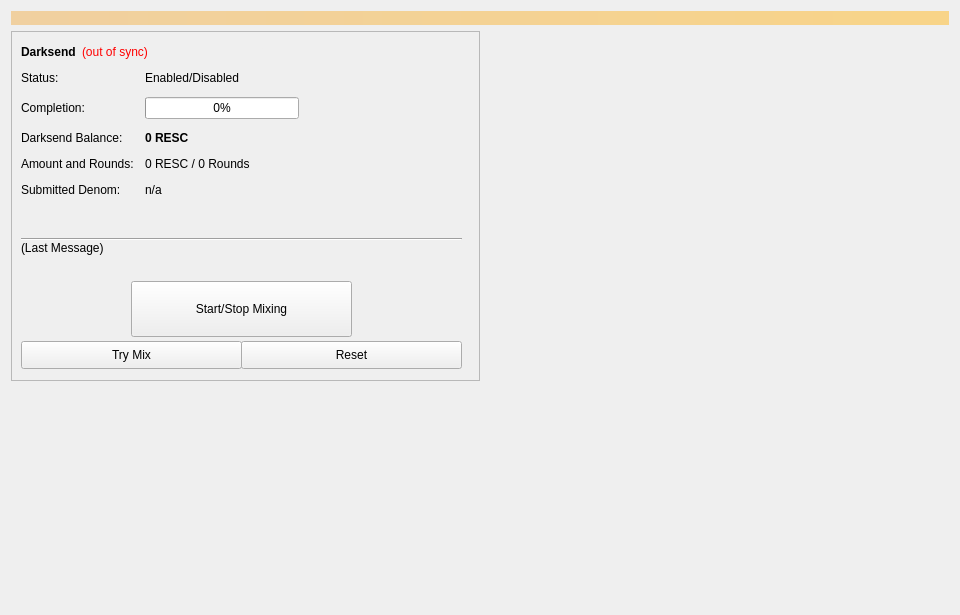
<?xml version="1.0" encoding="UTF-8"?>
<ui version="4.0">
 <class>Coinmix</class>
 <widget class="QWidget" name="Coinmix">
  <property name="geometry">
   <rect>
    <x>0</x>
    <y>0</y>
    <width>960</width>
    <height>615</height>
   </rect>
  </property>
  <property name="minimumSize">
   <size>
    <width>960</width>
    <height>0</height>
   </size>
  </property>
  <property name="windowTitle">
   <string>Form</string>
  </property>
  <layout class="QVBoxLayout" name="topLayout">
   <item>
    <widget class="QLabel" name="labelAlerts">
     <property name="visible">
      <bool>false</bool>
     </property>
     <property name="styleSheet">
      <string notr="true">background-color: qlineargradient(x1: 0, y1: 0, x2: 1, y2: 0, stop:0 #F0D0A0, stop:1 #F8D488); color:#000000;</string>
     </property>
     <property name="wordWrap">
      <bool>true</bool>
     </property>
     <property name="margin">
      <number>3</number>
     </property>
    </widget>
   </item>
   <item>
    <layout class="QHBoxLayout" name="horizontalLayout" stretch="1,1">
     <item>
      <layout class="QVBoxLayout" name="verticalLayout_2">
       <item>
        <widget class="QFrame" name="frameDarksend">
         <property name="minimumSize">
          <size>
           <width>0</width>
           <height>350</height>
          </size>
         </property>
         <property name="layoutDirection">
          <enum>Qt::LeftToRight</enum>
         </property>
         <property name="frameShape">
          <enum>QFrame::StyledPanel</enum>
         </property>
         <property name="frameShadow">
          <enum>QFrame::Raised</enum>
         </property>
         <widget class="QWidget" name="formLayoutWidget">
          <property name="geometry">
           <rect>
            <x>10</x>
            <y>40</y>
            <width>451</width>
            <height>161</height>
           </rect>
          </property>
          <layout class="QFormLayout" name="formLayout">
           <property name="fieldGrowthPolicy">
            <enum>QFormLayout::AllNonFixedFieldsGrow</enum>
           </property>
           <property name="horizontalSpacing">
            <number>11</number>
           </property>
           <property name="verticalSpacing">
            <number>12</number>
           </property>
           <item row="0" column="0">
            <widget class="QLabel" name="label_6">
             <property name="text">
              <string>Status:</string>
             </property>
            </widget>
           </item>
           <item row="1" column="0">
            <widget class="QLabel" name="label_7">
             <property name="text">
              <string>Completion:</string>
             </property>
            </widget>
           </item>
           <item row="1" column="1">
            <widget class="QProgressBar" name="DarksendProgress">
             <property name="maximumSize">
              <size>
               <width>154</width>
               <height>16777215</height>
              </size>
             </property>
             <property name="value">
              <number>0</number>
             </property>
            </widget>
           </item>
           <item row="2" column="0">
            <widget class="QLabel" name="labelAnonymizedText">
             <property name="text">
              <string>Darksend Balance:</string>
             </property>
            </widget>
           </item>
           <item row="2" column="1">
            <widget class="QLabel" name="labelAnonymized">
             <property name="font">
              <font>
               <weight>75</weight>
               <bold>true</bold>
              </font>
             </property>
             <property name="text">
              <string notr="true">0 RESC</string>
             </property>
            </widget>
           </item>
           <item row="3" column="0">
            <widget class="QLabel" name="label_8">
             <property name="text">
              <string>Amount and Rounds:</string>
             </property>
            </widget>
           </item>
           <item row="3" column="1">
            <widget class="QLabel" name="labelAmountRounds">
             <property name="text">
              <string>0 RESC / 0 Rounds</string>
             </property>
            </widget>
           </item>
           <item row="4" column="0">
            <widget class="QLabel" name="label_9">
             <property name="text">
              <string>Submitted Denom:</string>
             </property>
            </widget>
           </item>
           <item row="4" column="1">
            <widget class="QLabel" name="labelSubmittedDenom">
             <property name="toolTip">
              <string>The denominations you submitted to the Masternode.&lt;br&gt;To mix, other users must submit the exact same denominations.</string>
             </property>
             <property name="text">
              <string>n/a</string>
             </property>
            </widget>
           </item>
           <item row="0" column="1">
            <widget class="QLabel" name="DarksendEnabled">
             <property name="text">
              <string>Enabled/Disabled</string>
             </property>
            </widget>
           </item>
          </layout>
         </widget>
         <widget class="QPushButton" name="runAutoDenom">
          <property name="geometry">
           <rect>
            <x>251</x>
            <y>17</y>
            <width>1</width>
            <height>1</height>
           </rect>
          </property>
          <property name="palette">
           <palette>
            <active>
             <colorrole role="WindowText">
              <brush brushstyle="SolidPattern">
               <color alpha="255">
                <red>0</red>
                <green>0</green>
                <blue>0</blue>
               </color>
              </brush>
             </colorrole>
             <colorrole role="Button">
              <brush brushstyle="SolidPattern">
               <color alpha="255">
                <red>239</red>
                <green>238</green>
                <blue>238</blue>
               </color>
              </brush>
             </colorrole>
             <colorrole role="Light">
              <brush brushstyle="SolidPattern">
               <color alpha="255">
                <red>255</red>
                <green>255</green>
                <blue>255</blue>
               </color>
              </brush>
             </colorrole>
             <colorrole role="Midlight">
              <brush brushstyle="SolidPattern">
               <color alpha="255">
                <red>247</red>
                <green>246</green>
                <blue>246</blue>
               </color>
              </brush>
             </colorrole>
             <colorrole role="Dark">
              <brush brushstyle="SolidPattern">
               <color alpha="255">
                <red>119</red>
                <green>119</green>
                <blue>119</blue>
               </color>
              </brush>
             </colorrole>
             <colorrole role="Mid">
              <brush brushstyle="SolidPattern">
               <color alpha="255">
                <red>159</red>
                <green>159</green>
                <blue>159</blue>
               </color>
              </brush>
             </colorrole>
             <colorrole role="Text">
              <brush brushstyle="SolidPattern">
               <color alpha="255">
                <red>0</red>
                <green>0</green>
                <blue>0</blue>
               </color>
              </brush>
             </colorrole>
             <colorrole role="BrightText">
              <brush brushstyle="SolidPattern">
               <color alpha="255">
                <red>255</red>
                <green>255</green>
                <blue>255</blue>
               </color>
              </brush>
             </colorrole>
             <colorrole role="ButtonText">
              <brush brushstyle="SolidPattern">
               <color alpha="255">
                <red>0</red>
                <green>0</green>
                <blue>0</blue>
               </color>
              </brush>
             </colorrole>
             <colorrole role="Base">
              <brush brushstyle="SolidPattern">
               <color alpha="255">
                <red>255</red>
                <green>255</green>
                <blue>255</blue>
               </color>
              </brush>
             </colorrole>
             <colorrole role="Window">
              <brush brushstyle="SolidPattern">
               <color alpha="255">
                <red>239</red>
                <green>238</green>
                <blue>238</blue>
               </color>
              </brush>
             </colorrole>
             <colorrole role="Shadow">
              <brush brushstyle="SolidPattern">
               <color alpha="255">
                <red>0</red>
                <green>0</green>
                <blue>0</blue>
               </color>
              </brush>
             </colorrole>
             <colorrole role="AlternateBase">
              <brush brushstyle="SolidPattern">
               <color alpha="255">
                <red>247</red>
                <green>246</green>
                <blue>246</blue>
               </color>
              </brush>
             </colorrole>
             <colorrole role="ToolTipBase">
              <brush brushstyle="SolidPattern">
               <color alpha="255">
                <red>255</red>
                <green>255</green>
                <blue>220</blue>
               </color>
              </brush>
             </colorrole>
             <colorrole role="ToolTipText">
              <brush brushstyle="SolidPattern">
               <color alpha="255">
                <red>0</red>
                <green>0</green>
                <blue>0</blue>
               </color>
              </brush>
             </colorrole>
            </active>
            <inactive>
             <colorrole role="WindowText">
              <brush brushstyle="SolidPattern">
               <color alpha="255">
                <red>0</red>
                <green>0</green>
                <blue>0</blue>
               </color>
              </brush>
             </colorrole>
             <colorrole role="Button">
              <brush brushstyle="SolidPattern">
               <color alpha="255">
                <red>239</red>
                <green>238</green>
                <blue>238</blue>
               </color>
              </brush>
             </colorrole>
             <colorrole role="Light">
              <brush brushstyle="SolidPattern">
               <color alpha="255">
                <red>255</red>
                <green>255</green>
                <blue>255</blue>
               </color>
              </brush>
             </colorrole>
             <colorrole role="Midlight">
              <brush brushstyle="SolidPattern">
               <color alpha="255">
                <red>247</red>
                <green>246</green>
                <blue>246</blue>
               </color>
              </brush>
             </colorrole>
             <colorrole role="Dark">
              <brush brushstyle="SolidPattern">
               <color alpha="255">
                <red>119</red>
                <green>119</green>
                <blue>119</blue>
               </color>
              </brush>
             </colorrole>
             <colorrole role="Mid">
              <brush brushstyle="SolidPattern">
               <color alpha="255">
                <red>159</red>
                <green>159</green>
                <blue>159</blue>
               </color>
              </brush>
             </colorrole>
             <colorrole role="Text">
              <brush brushstyle="SolidPattern">
               <color alpha="255">
                <red>0</red>
                <green>0</green>
                <blue>0</blue>
               </color>
              </brush>
             </colorrole>
             <colorrole role="BrightText">
              <brush brushstyle="SolidPattern">
               <color alpha="255">
                <red>255</red>
                <green>255</green>
                <blue>255</blue>
               </color>
              </brush>
             </colorrole>
             <colorrole role="ButtonText">
              <brush brushstyle="SolidPattern">
               <color alpha="255">
                <red>0</red>
                <green>0</green>
                <blue>0</blue>
               </color>
              </brush>
             </colorrole>
             <colorrole role="Base">
              <brush brushstyle="SolidPattern">
               <color alpha="255">
                <red>255</red>
                <green>255</green>
                <blue>255</blue>
               </color>
              </brush>
             </colorrole>
             <colorrole role="Window">
              <brush brushstyle="SolidPattern">
               <color alpha="255">
                <red>239</red>
                <green>238</green>
                <blue>238</blue>
               </color>
              </brush>
             </colorrole>
             <colorrole role="Shadow">
              <brush brushstyle="SolidPattern">
               <color alpha="255">
                <red>0</red>
                <green>0</green>
                <blue>0</blue>
               </color>
              </brush>
             </colorrole>
             <colorrole role="AlternateBase">
              <brush brushstyle="SolidPattern">
               <color alpha="255">
                <red>247</red>
                <green>246</green>
                <blue>246</blue>
               </color>
              </brush>
             </colorrole>
             <colorrole role="ToolTipBase">
              <brush brushstyle="SolidPattern">
               <color alpha="255">
                <red>255</red>
                <green>255</green>
                <blue>220</blue>
               </color>
              </brush>
             </colorrole>
             <colorrole role="ToolTipText">
              <brush brushstyle="SolidPattern">
               <color alpha="255">
                <red>0</red>
                <green>0</green>
                <blue>0</blue>
               </color>
              </brush>
             </colorrole>
            </inactive>
            <disabled>
             <colorrole role="WindowText">
              <brush brushstyle="SolidPattern">
               <color alpha="255">
                <red>119</red>
                <green>119</green>
                <blue>119</blue>
               </color>
              </brush>
             </colorrole>
             <colorrole role="Button">
              <brush brushstyle="SolidPattern">
               <color alpha="255">
                <red>239</red>
                <green>238</green>
                <blue>238</blue>
               </color>
              </brush>
             </colorrole>
             <colorrole role="Light">
              <brush brushstyle="SolidPattern">
               <color alpha="255">
                <red>255</red>
                <green>255</green>
                <blue>255</blue>
               </color>
              </brush>
             </colorrole>
             <colorrole role="Midlight">
              <brush brushstyle="SolidPattern">
               <color alpha="255">
                <red>247</red>
                <green>246</green>
                <blue>246</blue>
               </color>
              </brush>
             </colorrole>
             <colorrole role="Dark">
              <brush brushstyle="SolidPattern">
               <color alpha="255">
                <red>119</red>
                <green>119</green>
                <blue>119</blue>
               </color>
              </brush>
             </colorrole>
             <colorrole role="Mid">
              <brush brushstyle="SolidPattern">
               <color alpha="255">
                <red>159</red>
                <green>159</green>
                <blue>159</blue>
               </color>
              </brush>
             </colorrole>
             <colorrole role="Text">
              <brush brushstyle="SolidPattern">
               <color alpha="255">
                <red>119</red>
                <green>119</green>
                <blue>119</blue>
               </color>
              </brush>
             </colorrole>
             <colorrole role="BrightText">
              <brush brushstyle="SolidPattern">
               <color alpha="255">
                <red>255</red>
                <green>255</green>
                <blue>255</blue>
               </color>
              </brush>
             </colorrole>
             <colorrole role="ButtonText">
              <brush brushstyle="SolidPattern">
               <color alpha="255">
                <red>119</red>
                <green>119</green>
                <blue>119</blue>
               </color>
              </brush>
             </colorrole>
             <colorrole role="Base">
              <brush brushstyle="SolidPattern">
               <color alpha="255">
                <red>239</red>
                <green>238</green>
                <blue>238</blue>
               </color>
              </brush>
             </colorrole>
             <colorrole role="Window">
              <brush brushstyle="SolidPattern">
               <color alpha="255">
                <red>239</red>
                <green>238</green>
                <blue>238</blue>
               </color>
              </brush>
             </colorrole>
             <colorrole role="Shadow">
              <brush brushstyle="SolidPattern">
               <color alpha="255">
                <red>0</red>
                <green>0</green>
                <blue>0</blue>
               </color>
              </brush>
             </colorrole>
             <colorrole role="AlternateBase">
              <brush brushstyle="SolidPattern">
               <color alpha="255">
                <red>239</red>
                <green>238</green>
                <blue>238</blue>
               </color>
              </brush>
             </colorrole>
             <colorrole role="ToolTipBase">
              <brush brushstyle="SolidPattern">
               <color alpha="255">
                <red>255</red>
                <green>255</green>
                <blue>220</blue>
               </color>
              </brush>
             </colorrole>
             <colorrole role="ToolTipText">
              <brush brushstyle="SolidPattern">
               <color alpha="255">
                <red>0</red>
                <green>0</green>
                <blue>0</blue>
               </color>
              </brush>
             </colorrole>
            </disabled>
           </palette>
          </property>
          <property name="focusPolicy">
           <enum>Qt::NoFocus</enum>
          </property>
          <property name="autoFillBackground">
           <bool>true</bool>
          </property>
          <property name="text">
           <string/>
          </property>
          <property name="flat">
           <bool>true</bool>
          </property>
         </widget>
         <widget class="QPushButton" name="toggleDarksend">
          <property name="geometry">
           <rect>
            <x>120</x>
            <y>250</y>
            <width>221</width>
            <height>56</height>
           </rect>
          </property>
          <property name="sizePolicy">
           <sizepolicy hsizetype="MinimumExpanding" vsizetype="Fixed">
            <horstretch>0</horstretch>
            <verstretch>0</verstretch>
           </sizepolicy>
          </property>
          <property name="text">
           <string>Start/Stop Mixing</string>
          </property>
         </widget>
         <widget class="Line" name="lineLastMessage">
          <property name="geometry">
           <rect>
            <x>10</x>
            <y>200</y>
            <width>441</width>
            <height>16</height>
           </rect>
          </property>
          <property name="orientation">
           <enum>Qt::Horizontal</enum>
          </property>
         </widget>
         <widget class="QLabel" name="DarksendStatus">
          <property name="geometry">
           <rect>
            <x>10</x>
            <y>210</y>
            <width>451</width>
            <height>43</height>
           </rect>
          </property>
          <property name="minimumSize">
           <size>
            <width>288</width>
            <height>43</height>
           </size>
          </property>
          <property name="text">
           <string>(Last Message)</string>
          </property>
          <property name="alignment">
           <set>Qt::AlignLeading|Qt::AlignLeft|Qt::AlignTop</set>
          </property>
          <property name="wordWrap">
           <bool>true</bool>
          </property>
         </widget>
         <widget class="QPushButton" name="DarksendAuto">
          <property name="geometry">
           <rect>
            <x>10</x>
            <y>310</y>
            <width>221</width>
            <height>28</height>
           </rect>
          </property>
          <property name="sizePolicy">
           <sizepolicy hsizetype="MinimumExpanding" vsizetype="Fixed">
            <horstretch>0</horstretch>
            <verstretch>0</verstretch>
           </sizepolicy>
          </property>
          <property name="toolTip">
           <string>Try to manually submit a Darksend request.</string>
          </property>
          <property name="text">
           <string>Try Mix</string>
          </property>
         </widget>
         <widget class="QPushButton" name="DarksendReset">
          <property name="geometry">
           <rect>
            <x>230</x>
            <y>310</y>
            <width>221</width>
            <height>28</height>
           </rect>
          </property>
          <property name="sizePolicy">
           <sizepolicy hsizetype="MinimumExpanding" vsizetype="Fixed">
            <horstretch>0</horstretch>
            <verstretch>0</verstretch>
           </sizepolicy>
          </property>
          <property name="toolTip">
           <string>Reset the current status of Darksend (can interrupt Darksend if it's in the process of Mixing, which can cost you money!)</string>
          </property>
          <property name="autoFillBackground">
           <bool>false</bool>
          </property>
          <property name="text">
           <string>Reset</string>
          </property>
         </widget>
         <widget class="QWidget" name="layoutWidget">
          <property name="geometry">
           <rect>
            <x>10</x>
            <y>10</y>
            <width>431</width>
            <height>22</height>
           </rect>
          </property>
          <layout class="QHBoxLayout" name="horizontalLayout_5">
           <item>
            <widget class="QLabel" name="label_2">
             <property name="font">
              <font>
               <weight>75</weight>
               <bold>true</bold>
              </font>
             </property>
             <property name="text">
              <string>Darksend</string>
             </property>
            </widget>
           </item>
           <item>
            <widget class="QLabel" name="labelDarksendSyncStatus">
             <property name="toolTip">
              <string>The displayed information may be out of date. Your wallet automatically synchronizes with the RESC network after a connection is established, but this process has not completed yet.</string>
             </property>
             <property name="styleSheet">
              <string notr="true">QLabel { color: red; }</string>
             </property>
             <property name="text">
              <string notr="true">(out of sync)</string>
             </property>
             <property name="alignment">
              <set>Qt::AlignLeading|Qt::AlignLeft|Qt::AlignVCenter</set>
             </property>
            </widget>
           </item>
           <item>
            <spacer name="horizontalSpacer_4">
             <property name="orientation">
              <enum>Qt::Horizontal</enum>
             </property>
             <property name="sizeHint" stdset="0">
              <size>
               <width>40</width>
               <height>20</height>
              </size>
             </property>
            </spacer>
           </item>
          </layout>
         </widget>
        </widget>
       </item>
       <item>
        <spacer name="verticalSpacer">
         <property name="orientation">
          <enum>Qt::Vertical</enum>
         </property>
         <property name="sizeHint" stdset="0">
          <size>
           <width>20</width>
           <height>40</height>
          </size>
         </property>
        </spacer>
       </item>
      </layout>
     </item>
     <item>
      <layout class="QVBoxLayout" name="verticalLayout_3">
       <item>
        <spacer name="verticalSpacer_2">
         <property name="orientation">
          <enum>Qt::Vertical</enum>
         </property>
         <property name="sizeType">
          <enum>QSizePolicy::Expanding</enum>
         </property>
         <property name="sizeHint" stdset="0">
          <size>
           <width>20</width>
           <height>40</height>
          </size>
         </property>
        </spacer>
       </item>
      </layout>
     </item>
    </layout>
   </item>
  </layout>
 </widget>
 <resources/>
 <connections/>
</ui>
